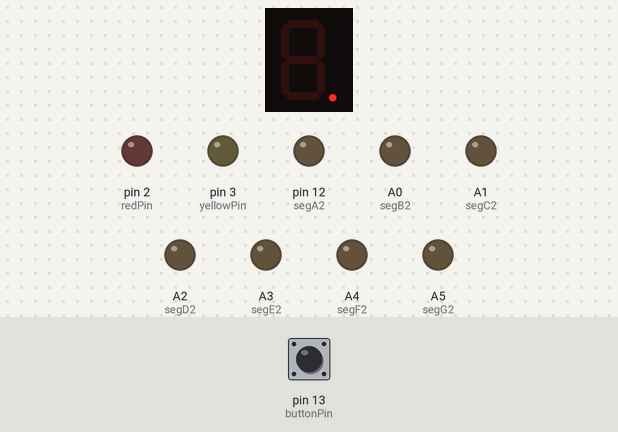
The sketch below on a simulated Arduino Uno, built with avr-gcc and run on an emulated ATmega328P. On the bench: 1-digit seven-segment display, output pins drawn as LEDs (lit = HIGH). Wiring (inferred from the names in the program): 1-digit 7-segment display, segments lit when HIGH: segments pin 5, pin 6, pin 7, pin 8, pin 9, pin 10, pin 11, pin 4. The test bench sets the inputs (shaded band); at power-on: pin 13 (buttonPin) LOW. The segment pins are drawn as the display they are named for; pins used as bus, display or sensor lines are not drawn.

Above: at 1.2 s.
1.3 s: pin 13 (buttonPin) pulled HIGH for 0.15 s
At 6.7 s:
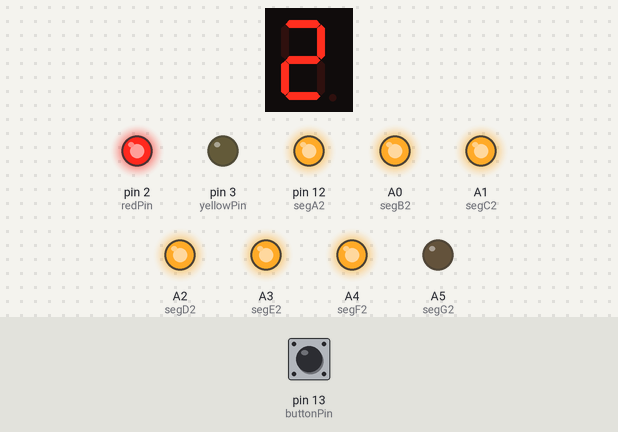
At 8.1 s:
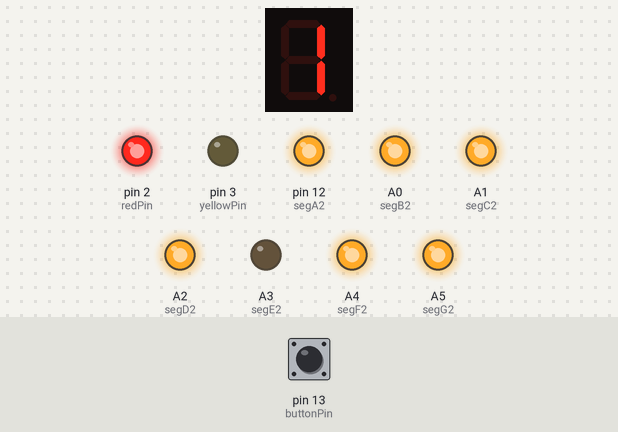
Timing chart, 0 to 22.8 s (numbered marks = the images above; inputs shaded):
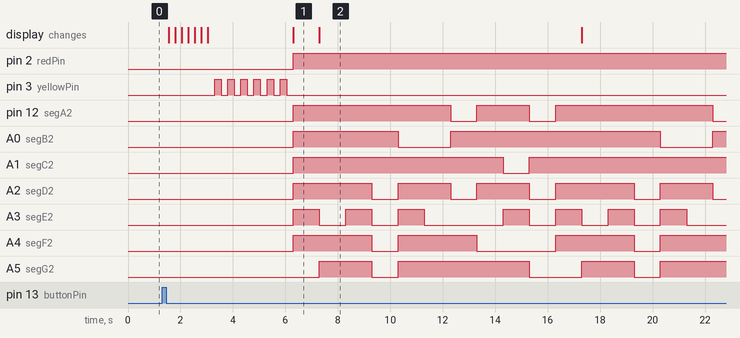

Measured:
- after the input at 1.3 s, pin 2 (redPin): LOW → HIGH after 5.0 s; pin 3 (yellowPin): alternates HIGH for 0.25 s and LOW for 0.25 s, 12 changes in all, then stays LOW, starting after 2.0 s
- what the display in image 1 shows lasts 1.0 s, from 6.3 s to 7.3 s

The sketch:

TRAFFIC_LIGHT_PK_CODE_10_IBRAHIM_NATHAN_TE2E.ino
```cpp
// Mendefinisikan pin untuk LED
const int redPin = 2;
const int yellowPin = 3;
const int greenPin = 4;

// Mendefinisikan pin untuk seven segment display
const int segA1 = 5;
const int segB1 = 6;
const int segC1 = 7;
const int segD1 = 8;
const int segE1 = 9;
const int segF1 = 10;
const int segG1 = 11;

const int segA2 = 12;
const int segB2 = A0;
const int segC2 = A1;
const int segD2 = A2;
const int segE2 = A3;
const int segF2 = A4;
const int segG2 = A5;

// Pin untuk tombol
const int buttonPin = 13;

// Variabel untuk status tombol
int buttonState = 0;

void setup() {
  // Mengatur pin LED sebagai output
  pinMode(redPin, OUTPUT);
  pinMode(yellowPin, OUTPUT);
  pinMode(greenPin, OUTPUT);

  // Mengatur pin seven segment sebagai output
  pinMode(segA1, OUTPUT);
  pinMode(segB1, OUTPUT);
  pinMode(segC1, OUTPUT);
  pinMode(segD1, OUTPUT);
  pinMode(segE1, OUTPUT);
  pinMode(segF1, OUTPUT);
  pinMode(segG1, OUTPUT);

  pinMode(segA2, OUTPUT);
  pinMode(segB2, OUTPUT);
  pinMode(segC2, OUTPUT);
  pinMode(segD2, OUTPUT);
  pinMode(segE2, OUTPUT);
  pinMode(segF2, OUTPUT);
  pinMode(segG2, OUTPUT);

  // Mengatur pin tombol sebagai input
  pinMode(buttonPin, INPUT);

  // Menyalakan LED hijau terlebih dahulu
  digitalWrite(greenPin, HIGH);
}

void loop() {
  // Membaca status tombol
  buttonState = digitalRead(buttonPin);

  // Jika tombol ditekan, LED hijau akan berkedip, lalu pindah ke LED kuning, dan LED merah dengan hitung mundur
  if (buttonState == HIGH) {
    // LED hijau berkedip selama 2 detik
    blinkLED(greenPin, 2000);

    // LED kuning berkedip selama 3 detik
    blinkLED(yellowPin, 3000);

    // LED merah menyala selama 20 detik dengan tampilan angka hitung mundur
    digitalWrite(redPin, HIGH);
    for (int i = 20; i >= 0; i--) {
      displayNumber(i); // Tampilkan angka di seven segment
      delay(1000); // Tunggu 1 detik
    }
    digitalWrite(redPin, LOW);

    // Kembali ke kondisi awal, menyalakan LED hijau
    digitalWrite(greenPin, HIGH);
  }
}

void displayNumber(int num) {
  // Mendapatkan digit puluhan dan satuan
  int tens = num / 10;
  int units = num % 10;

  // Menampilkan digit puluhan
  displaySingleDigit(tens, segA1, segB1, segC1, segD1, segE1, segF1, segG1);

  // Menampilkan digit satuan
  displaySingleDigit(units, segA2, segB2, segC2, segD2, segE2, segF2, segG2);
}

void displaySingleDigit(int digit, int a, int b, int c, int d, int e, int f, int g) {
  // Menonaktifkan semua segmen
  digitalWrite(a, LOW);
  digitalWrite(b, LOW);
  digitalWrite(c, LOW);
  digitalWrite(d, LOW);
  digitalWrite(e, LOW);
  digitalWrite(f, LOW);
  digitalWrite(g, LOW);

  // Menghidupkan segmen berdasarkan angka
  switch(digit) {
    case 0: digitalWrite(a, HIGH); digitalWrite(b, HIGH); digitalWrite(c, HIGH); digitalWrite(d, HIGH); digitalWrite(e, HIGH); digitalWrite(f, HIGH); break;
    case 1: digitalWrite(b, HIGH); digitalWrite(c, HIGH); break;
    case 2: digitalWrite(a, HIGH); digitalWrite(b, HIGH); digitalWrite(d, HIGH); digitalWrite(e, HIGH); digitalWrite(g, HIGH); break;
    case 3: digitalWrite(a, HIGH); digitalWrite(b, HIGH); digitalWrite(c, HIGH); digitalWrite(d, HIGH); digitalWrite(g, HIGH); break;
    case 4: digitalWrite(b, HIGH); digitalWrite(c, HIGH); digitalWrite(f, HIGH); digitalWrite(g, HIGH); break;
    case 5: digitalWrite(a, HIGH); digitalWrite(c, HIGH); digitalWrite(d, HIGH); digitalWrite(f, HIGH); digitalWrite(g, HIGH); break;
    case 6: digitalWrite(a, HIGH); digitalWrite(c, HIGH); digitalWrite(d, HIGH); digitalWrite(e, HIGH); digitalWrite(f, HIGH); digitalWrite(g, HIGH); break;
    case 7: digitalWrite(a, HIGH); digitalWrite(b, HIGH); digitalWrite(c, HIGH); break;
    case 8: digitalWrite(a, HIGH); digitalWrite(b, HIGH); digitalWrite(c, HIGH); digitalWrite(d, HIGH); digitalWrite(e, HIGH); digitalWrite(f, HIGH); digitalWrite(g, HIGH); break;
    case 9: digitalWrite(a, HIGH); digitalWrite(b, HIGH); digitalWrite(c, HIGH); digitalWrite(d, HIGH); digitalWrite(f, HIGH); digitalWrite(g, HIGH); break;
    default: break; // Tidak ada tampilan untuk nilai di luar 0-9
  }
}

// Fungsi untuk berkedip LED
void blinkLED(int ledPin, int duration) {
  unsigned long startTime = millis();
  while (millis() - startTime < duration) {
    digitalWrite(ledPin, HIGH);
    delay(250);
    digitalWrite(ledPin, LOW);
    delay(250);
  }
}
```
